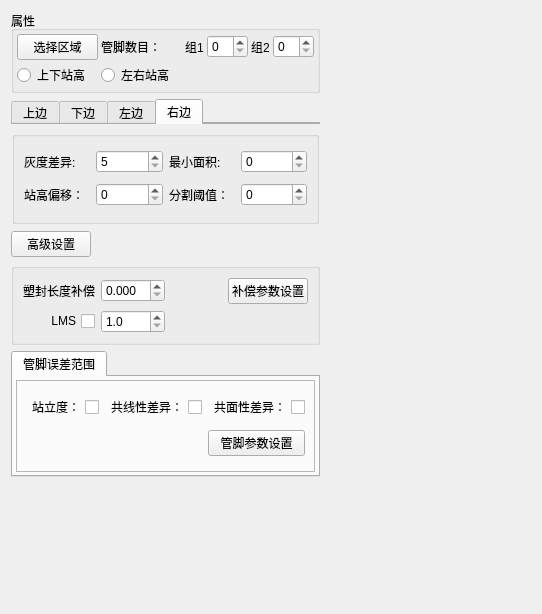
<?xml version="1.0" encoding="UTF-8"?>
<ui version="4.0">
 <class>standLocationNewWdg</class>
 <widget class="QWidget" name="standLocationNewWdg">
  <property name="geometry">
   <rect>
    <x>0</x>
    <y>0</y>
    <width>542</width>
    <height>614</height>
   </rect>
  </property>
  <property name="windowTitle">
   <string>standLocationNewWdg</string>
  </property>
  <layout class="QGridLayout" name="gridLayout_4">
   <item row="0" column="0">
    <widget class="QGroupBox" name="groupBox">
     <property name="title">
      <string>属性</string>
     </property>
     <layout class="QGridLayout" name="gridLayout_8">
      <property name="leftMargin">
       <number>3</number>
      </property>
      <property name="topMargin">
       <number>3</number>
      </property>
      <property name="rightMargin">
       <number>3</number>
      </property>
      <property name="bottomMargin">
       <number>3</number>
      </property>
      <property name="spacing">
       <number>3</number>
      </property>
      <item row="0" column="0">
       <widget class="QPushButton" name="bt_selectRoi">
        <property name="text">
         <string>选择区域</string>
        </property>
        <property name="checkable">
         <bool>true</bool>
        </property>
       </widget>
      </item>
      <item row="0" column="1">
       <widget class="QLabel" name="label_2">
        <property name="text">
         <string>管脚数目：</string>
        </property>
       </widget>
      </item>
      <item row="0" column="2">
       <layout class="QHBoxLayout" name="horizontalLayout_21">
        <item>
         <widget class="QLabel" name="label_3">
          <property name="text">
           <string>组1</string>
          </property>
         </widget>
        </item>
        <item>
         <widget class="QSpinBox" name="sp_grp1pinNum">
          <property name="maximum">
           <number>15</number>
          </property>
         </widget>
        </item>
        <item>
         <widget class="QLabel" name="label_8">
          <property name="text">
           <string>组2</string>
          </property>
         </widget>
        </item>
        <item>
         <widget class="QSpinBox" name="sp_grp2pinNum">
          <property name="maximum">
           <number>15</number>
          </property>
         </widget>
        </item>
       </layout>
      </item>
      <item row="2" column="0">
       <widget class="QRadioButton" name="rb_upDw">
        <property name="text">
         <string>上下站高</string>
        </property>
       </widget>
      </item>
      <item row="2" column="1">
       <widget class="QRadioButton" name="rb_lfRt">
        <property name="text">
         <string>左右站高</string>
        </property>
       </widget>
      </item>
     </layout>
    </widget>
   </item>
   <item row="1" column="0">
    <layout class="QVBoxLayout" name="verticalLayout">
     <item>
      <widget class="QTabWidget" name="tabWidget">
       <property name="maximumSize">
        <size>
         <width>16777215</width>
         <height>25</height>
        </size>
       </property>
       <property name="currentIndex">
        <number>3</number>
       </property>
       <widget class="QWidget" name="tab">
        <attribute name="title">
         <string>上边</string>
        </attribute>
        <layout class="QGridLayout" name="gridLayout_9"/>
       </widget>
       <widget class="QWidget" name="tab_2">
        <attribute name="title">
         <string>下边</string>
        </attribute>
        <layout class="QGridLayout" name="gridLayout_10"/>
       </widget>
       <widget class="QWidget" name="tab_3">
        <attribute name="title">
         <string>左边</string>
        </attribute>
        <layout class="QGridLayout" name="gridLayout_11"/>
       </widget>
       <widget class="QWidget" name="tab_4">
        <attribute name="title">
         <string>右边</string>
        </attribute>
        <layout class="QGridLayout" name="gridLayout_12"/>
       </widget>
      </widget>
     </item>
     <item>
      <widget class="QStackedWidget" name="stackedWidget">
       <property name="currentIndex">
        <number>0</number>
       </property>
       <widget class="QWidget" name="page">
        <layout class="QGridLayout" name="gridLayout_3">
         <property name="leftMargin">
          <number>1</number>
         </property>
         <property name="topMargin">
          <number>1</number>
         </property>
         <property name="rightMargin">
          <number>1</number>
         </property>
         <property name="bottomMargin">
          <number>1</number>
         </property>
         <property name="spacing">
          <number>1</number>
         </property>
         <item row="0" column="0">
          <widget class="QGroupBox" name="groupBox_9">
           <property name="title">
            <string/>
           </property>
           <layout class="QGridLayout" name="gridLayout_2">
            <item row="0" column="0">
             <widget class="QLabel" name="label_25">
              <property name="text">
               <string>灰度差异:</string>
              </property>
             </widget>
            </item>
            <item row="1" column="1">
             <widget class="QSpinBox" name="sp_standoffOffset">
              <property name="buttonSymbols">
               <enum>QAbstractSpinBox::UpDownArrows</enum>
              </property>
              <property name="minimum">
               <number>0</number>
              </property>
             </widget>
            </item>
            <item row="0" column="3">
             <widget class="QSpinBox" name="sp_minArea">
              <property name="buttonSymbols">
               <enum>QAbstractSpinBox::UpDownArrows</enum>
              </property>
              <property name="maximum">
               <number>9000</number>
              </property>
             </widget>
            </item>
            <item row="0" column="2">
             <widget class="QLabel" name="label_27">
              <property name="text">
               <string>最小面积:</string>
              </property>
             </widget>
            </item>
            <item row="1" column="2">
             <widget class="QLabel" name="label_9">
              <property name="text">
               <string>分割阈值：</string>
              </property>
             </widget>
            </item>
            <item row="1" column="3">
             <widget class="QSpinBox" name="sp_grayval">
              <property name="buttonSymbols">
               <enum>QAbstractSpinBox::UpDownArrows</enum>
              </property>
              <property name="maximum">
               <number>255</number>
              </property>
             </widget>
            </item>
            <item row="0" column="1">
             <widget class="QSpinBox" name="sp_minGrayDiff">
              <property name="buttonSymbols">
               <enum>QAbstractSpinBox::UpDownArrows</enum>
              </property>
              <property name="minimum">
               <number>5</number>
              </property>
              <property name="maximum">
               <number>200</number>
              </property>
             </widget>
            </item>
            <item row="1" column="0">
             <widget class="QLabel" name="label_43">
              <property name="toolTip">
               <string/>
              </property>
              <property name="text">
               <string>站高偏移：</string>
              </property>
             </widget>
            </item>
           </layout>
          </widget>
         </item>
        </layout>
       </widget>
      </widget>
     </item>
    </layout>
   </item>
   <item row="2" column="0">
    <layout class="QHBoxLayout" name="horizontalLayout_2">
     <item>
      <widget class="QPushButton" name="bt_advance">
       <property name="text">
        <string>高级设置</string>
       </property>
       <property name="checkable">
        <bool>true</bool>
       </property>
      </widget>
     </item>
     <item>
      <spacer name="horizontalSpacer_2">
       <property name="orientation">
        <enum>Qt::Horizontal</enum>
       </property>
       <property name="sizeHint" stdset="0">
        <size>
         <width>40</width>
         <height>20</height>
        </size>
       </property>
      </spacer>
     </item>
    </layout>
   </item>
   <item row="3" column="0">
    <widget class="QGroupBox" name="grp_advance">
     <property name="title">
      <string/>
     </property>
     <layout class="QGridLayout" name="gridLayout">
      <item row="0" column="1">
       <widget class="QDoubleSpinBox" name="dsp_packageOffset">
        <property name="buttonSymbols">
         <enum>QAbstractSpinBox::UpDownArrows</enum>
        </property>
        <property name="decimals">
         <number>3</number>
        </property>
       </widget>
      </item>
      <item row="0" column="3" colspan="2">
       <widget class="QPushButton" name="bt_corrTable">
        <property name="text">
         <string>补偿参数设置</string>
        </property>
       </widget>
      </item>
      <item row="0" column="0">
       <widget class="QLabel" name="label_44">
        <property name="toolTip">
         <string/>
        </property>
        <property name="text">
         <string>塑封长度补偿</string>
        </property>
       </widget>
      </item>
      <item row="0" column="2">
       <spacer name="horizontalSpacer">
        <property name="orientation">
         <enum>Qt::Horizontal</enum>
        </property>
        <property name="sizeHint" stdset="0">
         <size>
          <width>40</width>
          <height>20</height>
         </size>
        </property>
       </spacer>
      </item>
      <item row="1" column="0">
       <widget class="QCheckBox" name="cb_LMS">
        <property name="layoutDirection">
         <enum>Qt::RightToLeft</enum>
        </property>
        <property name="text">
         <string>LMS</string>
        </property>
       </widget>
      </item>
      <item row="1" column="1">
       <widget class="QDoubleSpinBox" name="dsp_LMSFactor">
        <property name="decimals">
         <number>1</number>
        </property>
        <property name="minimum">
         <double>1.000000000000000</double>
        </property>
        <property name="maximum">
         <double>3.000000000000000</double>
        </property>
        <property name="singleStep">
         <double>0.500000000000000</double>
        </property>
       </widget>
      </item>
     </layout>
    </widget>
   </item>
   <item row="3" column="1">
    <spacer name="horizontalSpacer_17">
     <property name="orientation">
      <enum>Qt::Horizontal</enum>
     </property>
     <property name="sizeHint" stdset="0">
      <size>
       <width>2</width>
       <height>17</height>
      </size>
     </property>
    </spacer>
   </item>
   <item row="4" column="0">
    <widget class="QTabWidget" name="tabWidget_2">
     <property name="currentIndex">
      <number>0</number>
     </property>
     <widget class="QWidget" name="tab_5">
      <attribute name="title">
       <string>管脚误差范围</string>
      </attribute>
      <layout class="QGridLayout" name="gridLayout_15">
       <property name="leftMargin">
        <number>3</number>
       </property>
       <property name="topMargin">
        <number>3</number>
       </property>
       <property name="rightMargin">
        <number>3</number>
       </property>
       <property name="bottomMargin">
        <number>3</number>
       </property>
       <property name="spacing">
        <number>3</number>
       </property>
       <item row="1" column="0">
        <widget class="QFrame" name="frame_2">
         <property name="frameShape">
          <enum>QFrame::StyledPanel</enum>
         </property>
         <property name="frameShadow">
          <enum>QFrame::Raised</enum>
         </property>
         <layout class="QGridLayout" name="gridLayout_5">
          <item row="1" column="2">
           <widget class="QPushButton" name="bt_table">
            <property name="text">
             <string>管脚参数设置</string>
            </property>
           </widget>
          </item>
          <item row="0" column="0">
           <widget class="QCheckBox" name="cb_standoff">
            <property name="layoutDirection">
             <enum>Qt::RightToLeft</enum>
            </property>
            <property name="text">
             <string>站立度：</string>
            </property>
           </widget>
          </item>
          <item row="0" column="1">
           <widget class="QCheckBox" name="cb_standoffDiff">
            <property name="layoutDirection">
             <enum>Qt::RightToLeft</enum>
            </property>
            <property name="text">
             <string>共线性差异：</string>
            </property>
           </widget>
          </item>
          <item row="0" column="2">
           <widget class="QCheckBox" name="cb_coplanar">
            <property name="layoutDirection">
             <enum>Qt::RightToLeft</enum>
            </property>
            <property name="text">
             <string>共面性差异：</string>
            </property>
           </widget>
          </item>
         </layout>
        </widget>
       </item>
      </layout>
     </widget>
    </widget>
   </item>
   <item row="5" column="0">
    <spacer name="verticalSpacer">
     <property name="orientation">
      <enum>Qt::Vertical</enum>
     </property>
     <property name="sizeHint" stdset="0">
      <size>
       <width>20</width>
       <height>8</height>
      </size>
     </property>
    </spacer>
   </item>
  </layout>
 </widget>
 <resources/>
 <connections/>
</ui>
